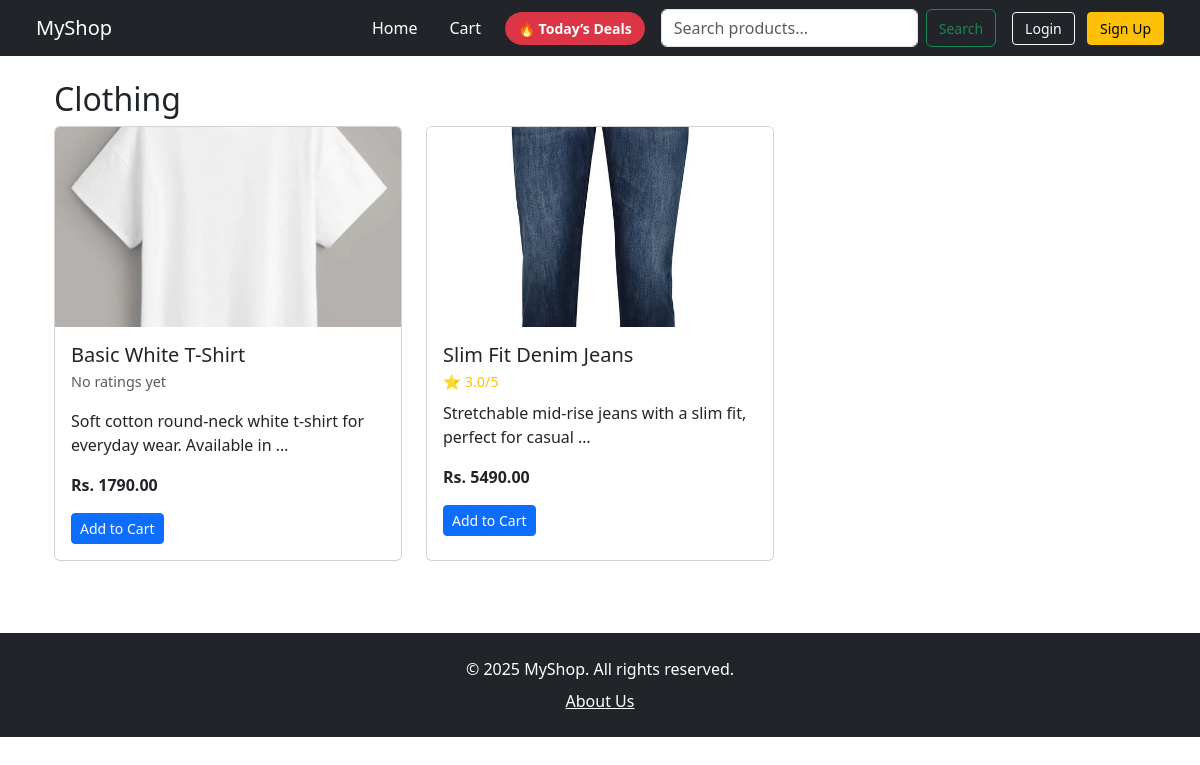
The app's page /category/2/, older data.
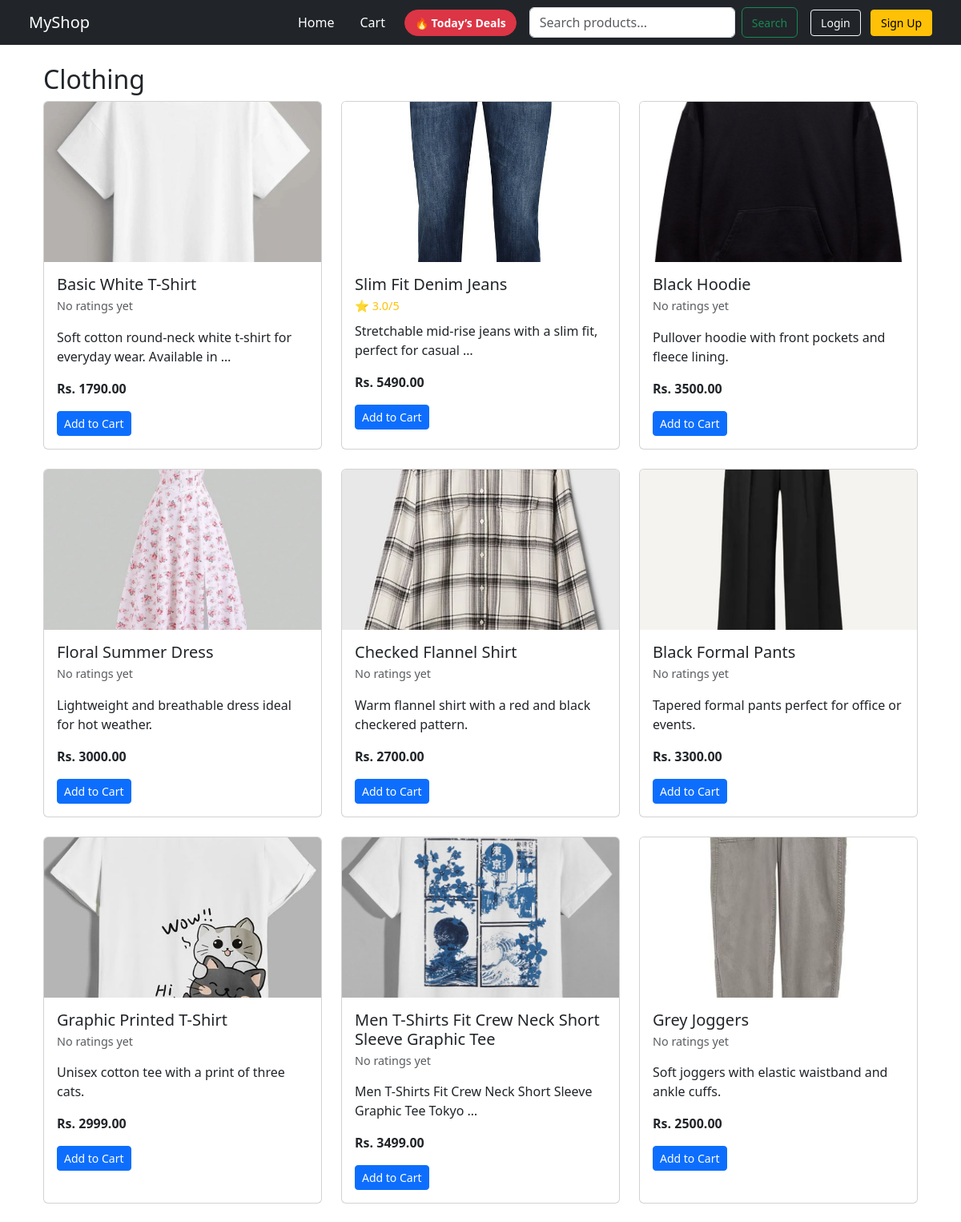
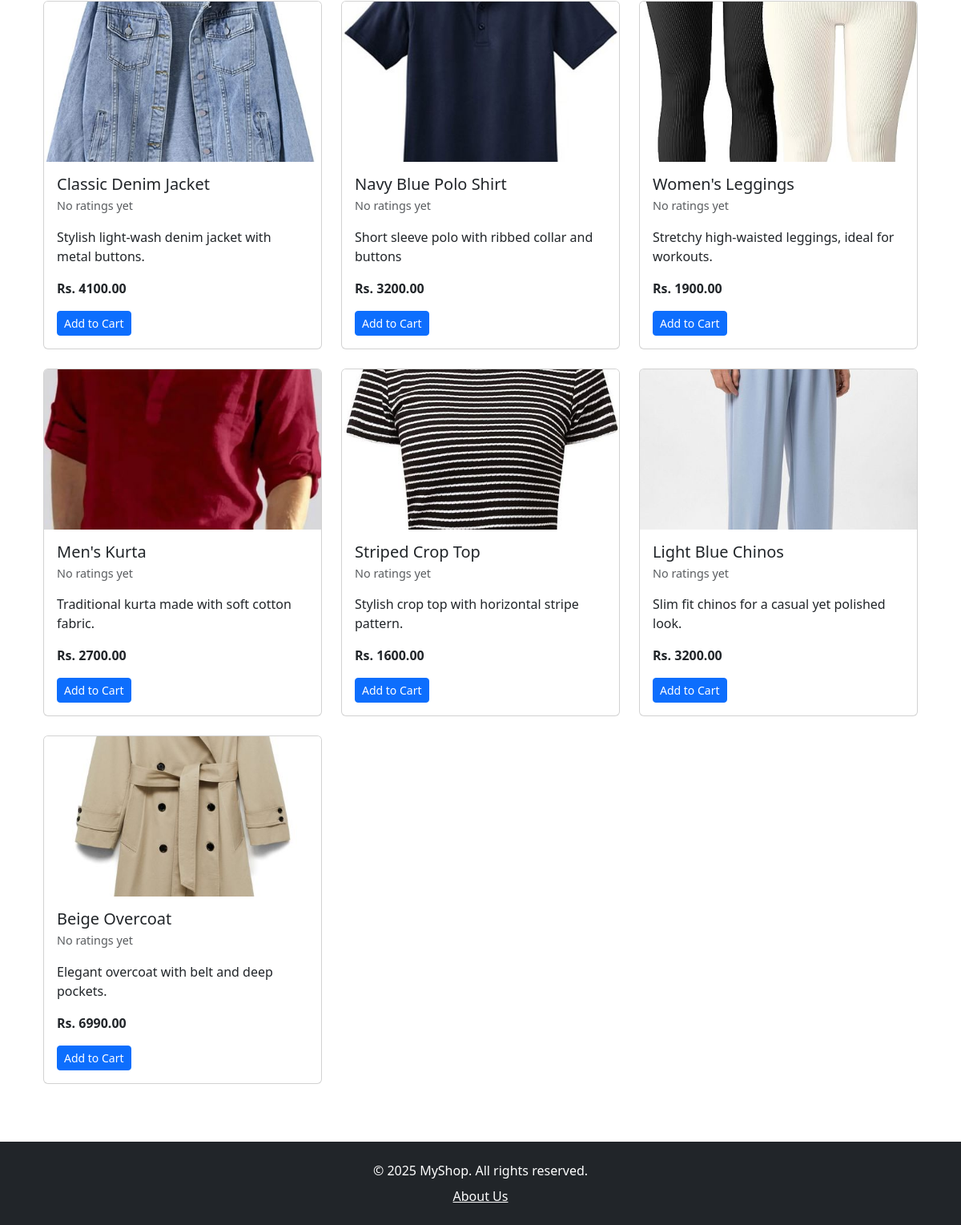
The same page, newer data (2 pictures, top to bottom).
### store/models.py (models this page shows, shortened)
class Category(models.Model):
    name = models.CharField(max_length=100)
    class Meta:
        verbose_name_plural = "Categories"

class Product(models.Model):
    name = models.CharField(max_length=100)
    description = models.TextField()
    price = models.DecimalField(max_digits=10, decimal_places=2)
    image = models.ImageField(upload_to='product_images/')
    category = models.ForeignKey(Category, on_delete=models.CASCADE)
    is_deal = models.BooleanField(default=False)
    likes = models.ManyToManyField(User, related_name='liked_products', blank=True)

### store/views.py (the view)
# urls.py: path('category/<int:category_id>/', views.category_products, name='category_products'),
def category_products(request, category_id):
    selected_category = Category.objects.get(id=category_id)
    products = Product.objects.filter(category=selected_category).annotate(avg_rating=Avg('reviews__rating'))
    return render(request, 'store/category_products.html', {
        'category': selected_category,
        'products': products
    })

### store/templates/store/category_products.html
{% extends "store/base.html" %}
{% block content %}
<div class="container mt-4">
  <h2>{{ category.name }}</h2>
  <div class="row">
    {% for product in products %}
      <div class="col-md-4 mb-4">
        <div class="card h-100">
          {% if product.image %}
            <a href="{% url 'product_detail' product.id %}">
              <img src="{{ product.image.url }}" class="card-img-top" style="height: 200px; object-fit: cover;">
            </a>
          {% endif %}
          <div class="card-body">
            <a href="{% url 'product_detail' product.id %}" class="text-decoration-none text-dark">
              <h5 class="card-title mb-1">{{ product.name }}</h5>
            </a>
            {% if product.avg_rating %}
              <p class="text-warning mb-2" style="font-size: 0.9rem;">
               ⭐ {{ product.avg_rating|floatformat:1 }}/5
              </p>
            {% else %}
              <p class="text-muted" style="font-size: 0.9rem;">No ratings yet</p>
            {% endif %}
            <p class="card-text">{{ product.description|truncatewords:10 }}</p>
            <p class="fw-bold">Rs. {{ product.price }}</p>
            <a href="{% url 'add_to_cart' product.id %}" class="btn btn-sm btn-primary">Add to Cart</a>
          </div>
        </div>
      </div>
    {% endfor %}
  </div>
</div>
{% endblock %}

### store/templates/store/base.html (shortened to what this page needs)
{% load static %}
<!DOCTYPE html>
<html lang="en">
<head>
  <link href="https://cdn.jsdelivr.net/npm/bootstrap@5.3.0/dist/css/bootstrap.min.css" rel="stylesheet">
  <link rel="stylesheet" href="{% static 'store/css/style.css' %}">
  <link rel="stylesheet" href="https://cdnjs.cloudflare.com/ajax/libs/font-awesome/6.4.0/css/all.min.css">
</head>
<body>
  <nav class="navbar navbar-expand-lg navbar-dark bg-dark px-4 mb-4">
    <div class="container-fluid">
      <a class="navbar-brand" href="{% url 'home' %}">MyShop</a>
      <div class="collapse navbar-collapse" id="navbarContent">
        <ul class="navbar-nav ms-auto align-items-center">
          <li class="nav-item me-3">
            <a class="nav-link text-white" href="{% url 'home' %}">Home</a>
          </li>
          <li class="nav-item me-3">
            <a class="nav-link text-white" href="{% url 'view_cart' %}">Cart</a>
          </li>
          <li class="nav-item me-3">
            <a href="{% url 'todays_deals' %}" class="btn btn-danger btn-sm rounded-pill fw-bold deals-btn">
              🔥 Today’s Deals
            </a>
          </li>
          <li class="nav-item">
            <form class="d-flex" role="search" method="get" action="{% url 'search' %}">
              <input class="form-control me-2" type="search" name="q" placeholder="Search products..." aria-label="Search">
              <button class="btn btn-outline-success" type="submit">Search</button>
            </form>
          </li>
          {% if user.is_authenticated %}
            <li class="nav-item ms-3">
              <span class="text-white me-2">Welcome {{ user.username }}</span>
              <a href="{% url 'logout' %}" class="btn btn-outline-light btn-sm">Logout</a>
            </li>
          {% else %}
            <li class="nav-item ms-3">
              <a href="{% url 'login' %}" class="btn btn-outline-light btn-sm me-2">Login</a>
              <a href="{% url 'signup' %}" class="btn btn-warning btn-sm">Sign Up</a>
            </li>
          {% endif %}
        </ul>
      </div>
    </div>
  </nav>
  <div class="container content-container">
    {% block content %}{% endblock %}
  </div>
 <footer class="bg-dark text-white text-center py-4 mt-5">
  <p class="mb-1">&copy; 2025 MyShop. All rights reserved.</p>
  <div class="mt-2">
    <a href="{% url 'about' %}" class="text-white text-decoration-underline">About Us</a>
  </div>
 </footer>
</body>
</html>

### store/static/store/css/style.css (style rules this page uses)
.navbar .btn { font-size: 0.875rem; padding: 5px 12px; }

### store/templates/store/base.html (style rules this page uses)
.deals-btn { animation: pulse 2s infinite; }

Row changes from the older to the newer data that the page shows:
added Product: image (picture), name "Black Hoodie", shows "No ratings yet", description "Pullover hoodie with front pockets and fleece lining.", price "3500.00"
added Product: image (picture), name "Floral Summer Dress", shows "No ratings yet", description "Lightweight and breathable dress ideal for hot weather.", price "3000.00"
added Product: image (picture), name "Checked Flannel Shirt", shows "No ratings yet", description "Warm flannel shirt with a red and black checkered pattern.", price "2700.00"
added Product: image (picture), name "Black Formal Pants", shows "No ratings yet", description "Tapered formal pants perfect for office or events.", price "3300.00"
added Product: image (picture), name "Graphic Printed T-Shirt", shows "No ratings yet", description "Unisex cotton tee with a print of three cats.", price "2999.00"
added Product: image (picture), name "Men T-Shirts Fit Crew Neck Short Sleeve Graphic Tee", shows "No ratings yet", description "Men T-Shirts Fit Crew Neck Short Sleeve Graphic Tee Tokyo …", price "3499.00"
added Product: image (picture), name "Grey Joggers", shows "No ratings yet", description "Soft joggers with elastic waistband and ankle cuffs.", price "2500.00"
added Product: image (picture), name "Classic Denim Jacket", shows "No ratings yet", description "Stylish light-wash denim jacket with metal buttons.", price "4100.00"
added Product: image (picture), name "Navy Blue Polo Shirt", shows "No ratings yet", description "Short sleeve polo with ribbed collar and buttons", price "3200.00"
added Product: image (picture), name "Women's Leggings", shows "No ratings yet", description "Stretchy high-waisted leggings, ideal for workouts.", price "1900.00"
added Product: image (picture), name "Men's Kurta", shows "No ratings yet", description "Traditional kurta made with soft cotton fabric.", price "2700.00"
added Product: image (picture), name "Striped Crop Top", shows "No ratings yet", description "Stylish crop top with horizontal stripe pattern.", price "1600.00"
added Product: image (picture), name "Light Blue Chinos", shows "No ratings yet", description "Slim fit chinos for a casual yet polished look.", price "3200.00"
added Product: image (picture), name "Beige Overcoat", shows "No ratings yet", description "Elegant overcoat with belt and deep pockets.", price "6990.00"
